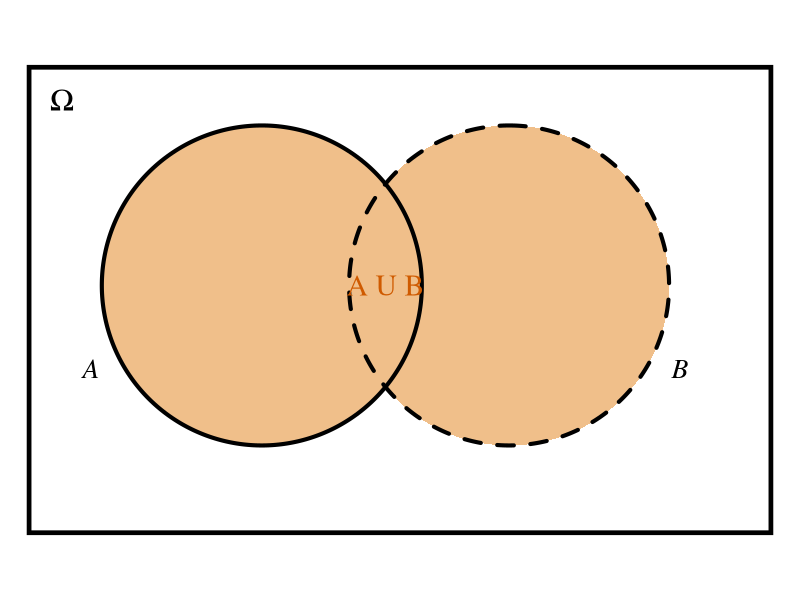
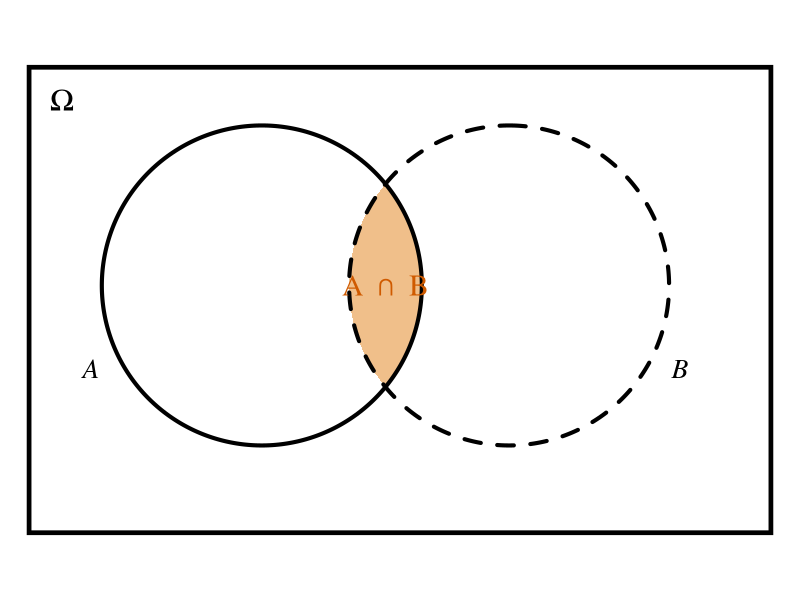
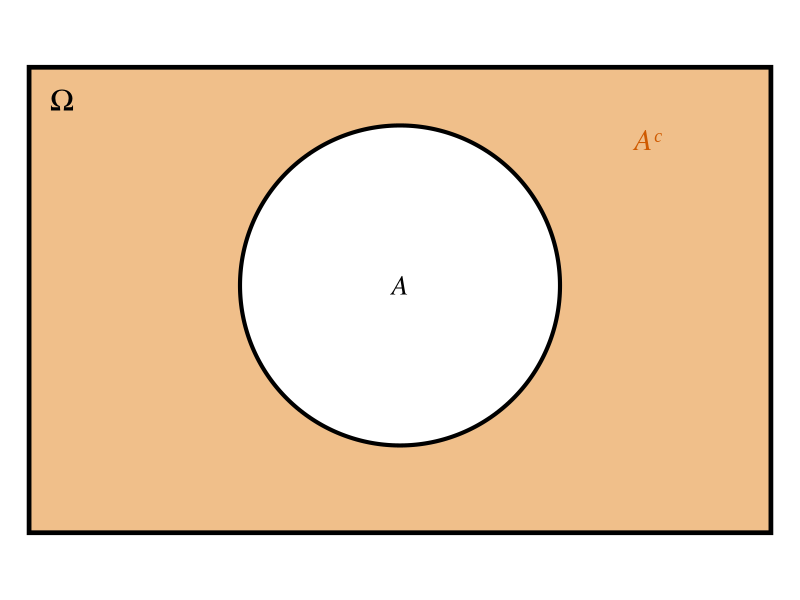
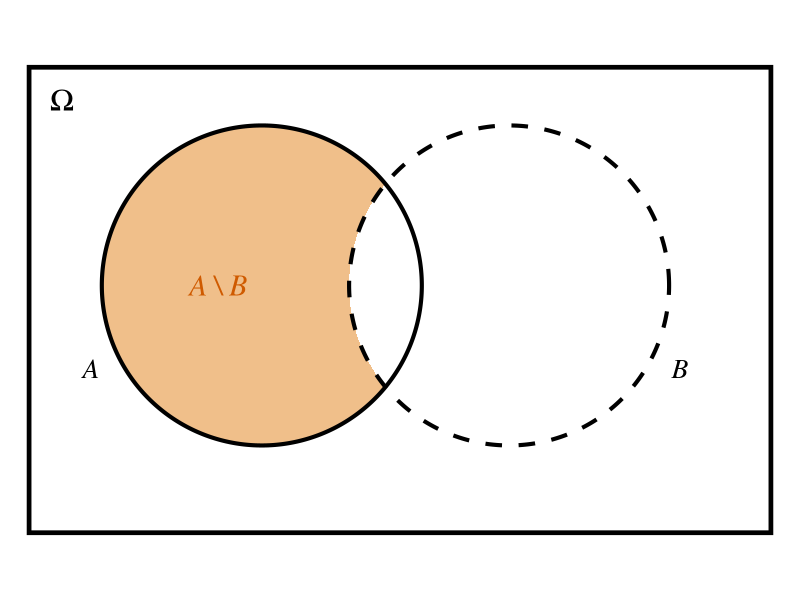
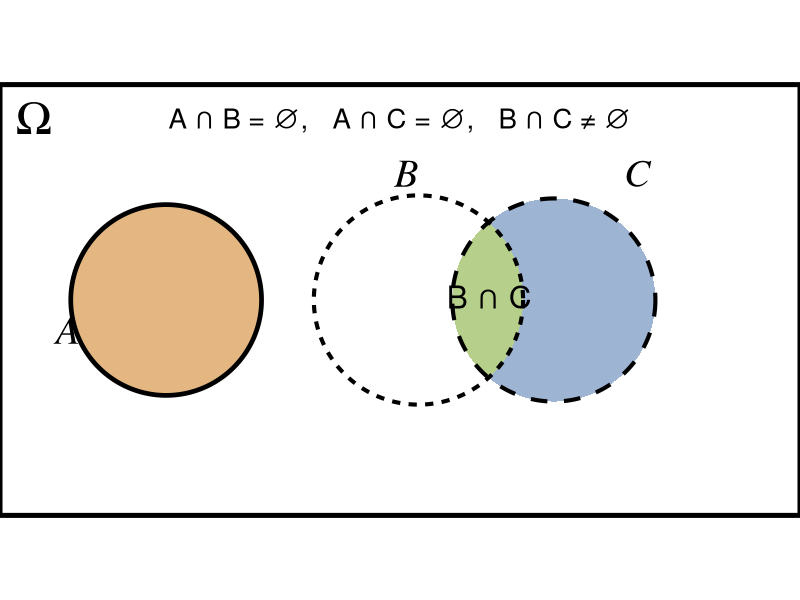
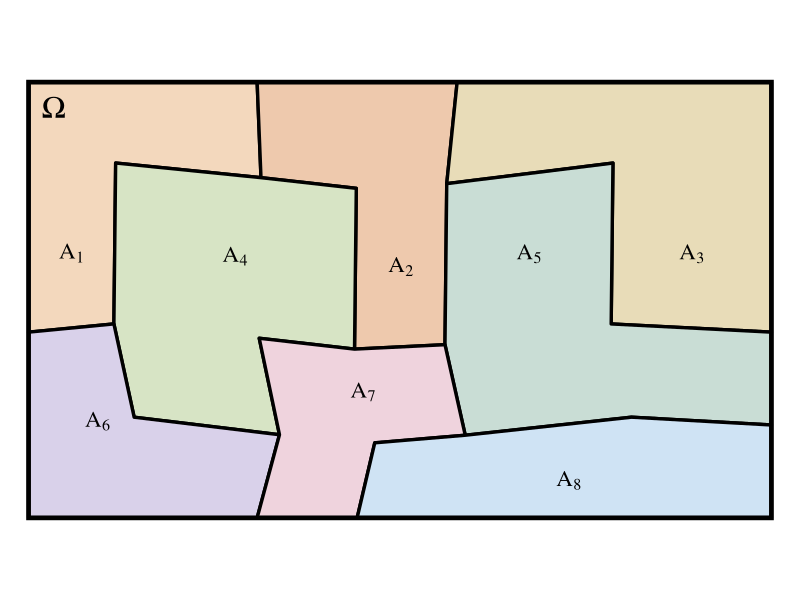
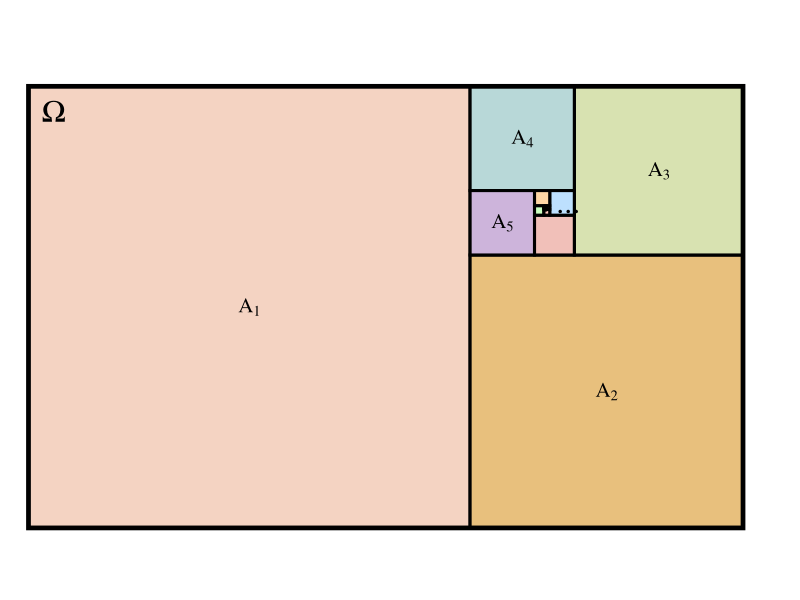
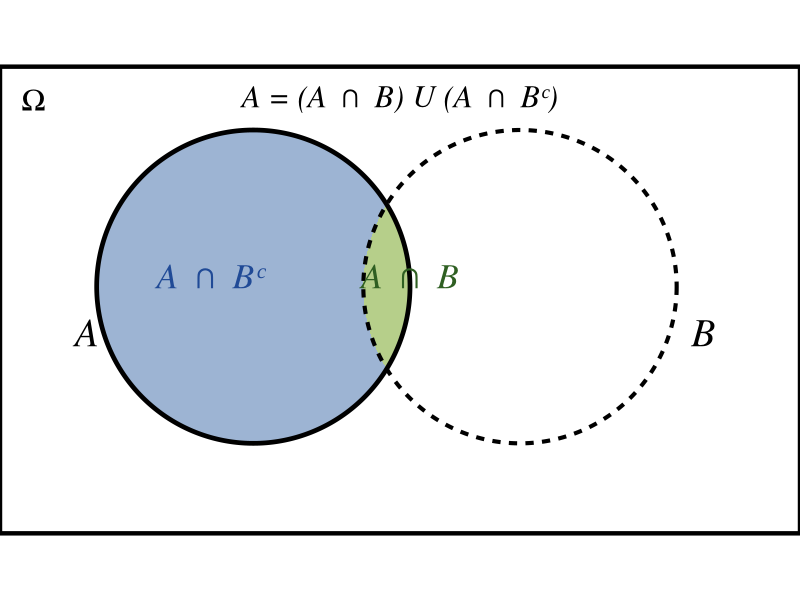

Here is the R script that generated these plots, in order:
## ---- chunk 1
#| fig-width: 10
#| fig-height: 6
#| out-width: 90%
#| fig-align: center
#| warning: false
#| message: false
#| fig-format: svg

library(ggplot2)
library(ggforce)
library(sf)

# Parâmetros geométricos
r   <- 2.2
A_x <- 3.6
B_x <- 7.0
y0  <- 3.8

ggplot() +
  # Espaço amostral
  annotate(
    "rect",
    xmin = 0.4, xmax = 10.6,
    ymin = 0.4, ymax = 6.8,
    fill = NA,
    color = "black",
    linewidth = 1.6
  ) +

  # União A ∪ B preenchida em laranja
  geom_circle(
    aes(x0 = A_x, y0 = y0, r = r),
    fill = "#f0bf8a",
    color = NA
  ) +
  geom_circle(
    aes(x0 = B_x, y0 = y0, r = r),
    fill = "#f0bf8a",
    color = NA
  ) +

  # Contornos dos conjuntos
  geom_circle(
    aes(x0 = A_x, y0 = y0, r = r),
    fill = NA,
    color = "black",
    linewidth = 1.4
  ) +
  geom_circle(
    aes(x0 = B_x, y0 = y0, r = r),
    fill = NA,
    color = "black",
    linewidth = 1.4,
    linetype = "dashed"
  ) +

  # Rótulos
  annotate("text", x = 0.85, y = 6.35, label = "Ω", size = 8, family = "serif") +
  annotate("text", x = A_x - 2.35, y = y0 - 1.15, label = "A", size = 7, family = "serif", fontface = "italic") +
  annotate("text", x = B_x + 2.35, y = y0 - 1.15, label = "B", size = 7, family = "serif", fontface = "italic") +
  annotate(
    "text",
    x = 5.3, y = 3.8,
    label = "A~'U'~B",
    parse = TRUE,
    color = "#cf5a00",
    size = 7.5,
    family = "serif"
  ) +

  coord_fixed(
    xlim = c(0, 11),
    ylim = c(0.2, 7),
    expand = FALSE
  ) +
  theme_void() +
  theme(
    plot.background  = element_rect(fill = "transparent", color = NA),
    panel.background = element_rect(fill = "transparent", color = NA)
  )
## ---- chunk 2
#| fig-width: 10
#| fig-height: 6
#| out-width: 90%
#| fig-align: center
#| warning: false
#| message: false
#| fig-format: svg

library(ggplot2)
library(ggforce)
library(sf)

# Parâmetros geométricos
r   <- 2.2
A_x <- 3.6
B_x <- 7.0
y0  <- 3.8

circle_points <- function(cx, cy, r, n = 500) {
  t <- seq(0, 2 * pi, length.out = n)
  cbind(cx + r * cos(t), cy + r * sin(t))
}

A_poly <- st_polygon(list(rbind(circle_points(A_x, y0, r), circle_points(A_x, y0, r)[1, ])))
B_poly <- st_polygon(list(rbind(circle_points(B_x, y0, r), circle_points(B_x, y0, r)[1, ])))

A_sf <- st_sf(geometry = st_sfc(A_poly))
B_sf <- st_sf(geometry = st_sfc(B_poly))
I_sf <- st_intersection(A_sf, B_sf)

ggplot() +
  annotate(
    "rect",
    xmin = 0.4, xmax = 10.6,
    ymin = 0.4, ymax = 6.8,
    fill = NA,
    color = "black",
    linewidth = 1.6
  ) +

  geom_sf(data = I_sf, fill = "#f0bf8a", color = NA) +

  geom_circle(
    aes(x0 = A_x, y0 = y0, r = r),
    fill = NA,
    color = "black",
    linewidth = 1.4
  ) +
  geom_circle(
    aes(x0 = B_x, y0 = y0, r = r),
    fill = NA,
    color = "black",
    linewidth = 1.4,
    linetype = "dashed"
  ) +

  annotate("text", x = 0.85, y = 6.35, label = "Ω", size = 8, family = "serif") +
  annotate("text", x = A_x - 2.35, y = y0 - 1.15, label = "A", size = 7, family = "serif", fontface = "italic") +
  annotate("text", x = B_x + 2.35, y = y0 - 1.15, label = "B", size = 7, family = "serif", fontface = "italic") +
  annotate(
    "text",
    x = 5.3, y = 3.8,
    label = "A~'\u2229'~B",
    parse = TRUE,
    color = "#cf5a00",
    size = 7.5,
    family = "serif"
  ) +

  coord_sf(
    xlim = c(0, 11),
    ylim = c(0.2, 7),
    expand = FALSE
  ) +
  theme_void() +
  theme(
    plot.background  = element_rect(fill = "transparent", color = NA),
    panel.background = element_rect(fill = "transparent", color = NA)
  )
## ---- chunk 3
#| fig-width: 10
#| fig-height: 6
#| out-width: 90%
#| fig-align: center
#| warning: false
#| message: false
#| fig-format: svg

library(ggplot2)
library(ggforce)

# Parâmetros geométricos
r   <- 2.2
A_x <- 5.5
y0  <- 3.8

ggplot() +
  # Região complementar preenchida
  annotate(
    "rect",
    xmin = 0.4, xmax = 10.6,
    ymin = 0.4, ymax = 6.8,
    fill = "#f0bf8a",
    color = NA
  ) +

  # "Furo" do conjunto A
  geom_circle(
    aes(x0 = A_x, y0 = y0, r = r),
    fill = "white",
    color = NA
  ) +

  # Contorno do espaço amostral
  annotate(
    "rect",
    xmin = 0.4, xmax = 10.6,
    ymin = 0.4, ymax = 6.8,
    fill = NA,
    color = "black",
    linewidth = 1.6
  ) +

  # Contorno de A
  geom_circle(
    aes(x0 = A_x, y0 = y0, r = r),
    fill = NA,
    color = "black",
    linewidth = 1.4
  ) +

  # Rótulos
  annotate("text", x = 0.85, y = 6.35, label = "Ω", size = 8, family = "serif") +
  annotate("text", x = A_x, y = y0, label = "A", size = 7, family = "serif", fontface = "italic") +
  annotate("text", x = 8.9, y = 5.8, label = "Aᶜ", size = 7.5, color = "#cf5a00", family="serif", fontface="italic") +

  coord_fixed(
    xlim = c(0, 11),
    ylim = c(0.2, 7),
    expand = FALSE
  ) +
  theme_void() +
  theme(
    plot.background  = element_rect(fill = "transparent", color = NA),
    panel.background = element_rect(fill = "transparent", color = NA)
  )
## ---- chunk 4
#| fig-width: 10
#| fig-height: 6
#| out-width: 90%
#| fig-align: center
#| warning: false
#| message: false
#| fig-format: svg

library(ggplot2)
library(sf)

# Parâmetros geométricos
r   <- 2.2
A_x <- 3.6
B_x <- 7.0
y0  <- 3.8

# Função para aproximar círculo por polígono
circle_points <- function(cx, cy, r, n = 500) {
  t <- seq(0, 2 * pi, length.out = n)
  cbind(cx + r * cos(t), cy + r * sin(t))
}

# Polígonos dos conjuntos
A_pts <- circle_points(A_x, y0, r)
B_pts <- circle_points(B_x, y0, r)

A_poly <- st_polygon(list(rbind(A_pts, A_pts[1, ])))
B_poly <- st_polygon(list(rbind(B_pts, B_pts[1, ])))

A_sf <- st_sf(geometry = st_sfc(A_poly))
B_sf <- st_sf(geometry = st_sfc(B_poly))

# Diferença A \ B
D_sf <- st_difference(A_sf, st_union(B_sf))

ggplot() +
  # Região destacada: A \ B
  geom_sf(
    data = D_sf,
    fill = "#f0bf8a",
    color = NA
  ) +

  # Contorno do espaço amostral
  annotate(
    "rect",
    xmin = 0.4, xmax = 10.6,
    ymin = 0.4, ymax = 6.8,
    fill = NA,
    color = "black",
    linewidth = 1.6
  ) +

  # Contornos de A e B
  geom_sf(
    data = A_sf,
    fill = NA,
    color = "black",
    linewidth = 1.4
  ) +
  geom_sf(
    data = B_sf,
    fill = NA,
    color = "black",
    linewidth = 1.4,
    linetype = "dashed"
  ) +

  # Rótulos
  annotate("text", x = 0.85, y = 6.35, label = "Ω", size = 8, family = "serif") +
  annotate("text", x = A_x - 2.35, y = y0 - 1.15, label = "A", size = 7, family = "serif", fontface = "italic") +
  annotate("text", x = B_x + 2.35, y = y0 - 1.15, label = "B", size = 7, family = "serif", fontface = "italic") +
  annotate(
    "text",
    x = 3.0, y = 3.8,
    label = "A \\ B",
    color = "#cf5a00",
    size = 7.5,family = "serif", fontface = "italic"
  ) +

  coord_sf(
    xlim = c(0, 11),
    ylim = c(0.2, 7),
    expand = FALSE
  ) +
  theme_void() +
  theme(
    plot.background  = element_rect(fill = "transparent", color = NA),
    panel.background = element_rect(fill = "transparent", color = NA)
  )
## ---- chunk 5
#| label: fig-conjuntos-disjuntos
#| fig-width: 10
#| fig-height: 6
#| out-width: 90%
#| fig-align: center
#| warning: false
#| message: false
#| fig-format: svg

library(ggplot2)
library(sf)

# Janela da figura
xmin <- 0
xmax <- 13
ymin <- 0
ymax <- 7

# Centros e raios
A_center <- c(2.7, 3.5)
B_center <- c(6.8, 3.5)
C_center <- c(9.0, 3.5)

rA <- 1.55
rB <- 1.70
rC <- 1.65

# Círculos
A <- st_sfc(st_point(A_center)) |> st_buffer(dist = rA, nQuadSegs = 300)
B <- st_sfc(st_point(B_center)) |> st_buffer(dist = rB, nQuadSegs = 300)
C <- st_sfc(st_point(C_center)) |> st_buffer(dist = rC, nQuadSegs = 300)

# Regiões úteis
BC     <- st_intersection(B, C)
C_only <- st_difference(C, st_union(B))

# Objetos sf
A_sf      <- st_sf(set = "A", geometry = A)
B_sf      <- st_sf(set = "B", geometry = B)
C_sf      <- st_sf(set = "C", geometry = C)
BC_sf     <- st_sf(region = "BcapC", geometry = BC)
C_only_sf <- st_sf(region = "Conly", geometry = C_only)

ggplot() +
  # Conjunto A
  geom_sf(
    data = A_sf,
    fill = "#e4b782",
    color = NA
  ) +

  # Parte de C fora de B
  geom_sf(
    data = C_only_sf,
    fill = "#9db4d3",
    color = NA
  ) +

  # Interseção B ∩ C
  geom_sf(
    data = BC_sf,
    fill = "#b6cf8a",
    color = NA
  ) +

  # Contorno de A
  geom_sf(
    data = A_sf,
    fill = NA,
    color = "black",
    linewidth = 1.6
  ) +

  # Contorno de B
  geom_sf(
    data = B_sf,
    fill = NA,
    color = "black",
    linewidth = 1.4,
    linetype = "22"
  ) +

  # Contorno de C
  geom_sf(
    data = C_sf,
    fill = NA,
    color = "black",
    linewidth = 1.4,
    linetype = "44"
  ) +

  # Moldura de Ω
  annotate(
    "rect",
    xmin = xmin, xmax = xmax,
    ymin = ymin, ymax = ymax,
    fill = NA,
    color = "black",
    linewidth = 1.7
  ) +

  # Relações no topo (Unicode)
  annotate(
    "text",
    x = 6.5, y = 6.45,
    label = "A ∩ B = ∅,   A ∩ C = ∅,   B ∩ C ≠ ∅",
    family = "sans",
    size = 7
  ) +

  # Rótulo de Ω
  annotate(
    "text",
    x = 0.55, y = 6.45,
    label = "Ω",
    family = "serif",
    size = 12
  ) +

  # Rótulos dos conjuntos
  annotate(
    "text",
    x = 1.1, y = 3.0,
    label = "A",
    family = "serif",
    fontface = "italic",
    size = 10
  ) +
  annotate(
    "text",
    x = 6.6, y = 5.55,
    label = "B",
    family = "serif",
    fontface = "italic",
    size = 10
  ) +
  annotate(
    "text",
    x = 10.35, y = 5.55,
    label = "C",
    family = "serif",
    fontface = "italic",
    size = 10
  ) +

  # Rótulo da interseção
  annotate(
    "text",
    x = 7.95, y = 3.55,
    label = "B ∩ C",
    family = "sans",
    size = 8
  ) +

  coord_sf(
    xlim = c(xmin, xmax),
    ylim = c(ymin, ymax),
    expand = FALSE,
    clip = "off"
  ) +
  theme_void() +
  theme(
    plot.background  = element_rect(fill = "transparent", color = NA),
    panel.background = element_rect(fill = "transparent", color = NA)
  )
## ---- chunk 6
#| fig-width: 10
#| fig-height: 6
#| out-width: 90%
#| fig-align: center
#| warning: false
#| message: false
#| fig-format: svg

library(ggplot2)
library(sf)

# Limites do espaço amostral
xmin <- 0.4
xmax <- 10.8
ymin <- 0.5
ymax <- 6.6

# Linhas-base de uma malha irregular
x_base <- c(0.4, 1.7, 3.6, 5.0, 6.4, 8.7, 10.8)
y_base <- c(0.5, 1.8, 3.1, 5.2, 6.6)

cols <- length(x_base) - 1
rows <- length(y_base) - 1

# Nós da malha
nodes <- expand.grid(col = 1:(cols + 1), row = 1:(rows + 1))
nodes$x <- x_base[nodes$col]
nodes$y <- y_base[nodes$row]

# Deformação suave apenas nos nós internos
internal <- with(nodes, col > 1 & col < cols + 1 & row > 1 & row < rows + 1)

nodes$x[internal] <- nodes$x[internal] +
  0.22 * sin(1.15 * nodes$y[internal]) -
  0.12 * cos(0.85 * nodes$x[internal])

nodes$y[internal] <- nodes$y[internal] +
  0.18 * sin(0.90 * nodes$x[internal]) +
  0.10 * cos(1.30 * nodes$y[internal])

# Função auxiliar: coordenadas de um nó
node_xy <- function(col, row) {
  as.numeric(nodes[nodes$col == col & nodes$row == row, c("x", "y")])
}

# Função auxiliar: polígono de uma célula da malha
cell_polygon <- function(col, row) {
  pts <- rbind(
    node_xy(col,     row),
    node_xy(col + 1, row),
    node_xy(col + 1, row + 1),
    node_xy(col,     row + 1),
    node_xy(col,     row)
  )
  st_polygon(list(pts))
}

# Partição em 8 conjuntos (linhas de cima para baixo)
group_top <- matrix(c(
  1, 1, 2, 2, 3, 3,
  1, 4, 4, 2, 5, 3,
  6, 4, 7, 7, 5, 5,
  6, 6, 7, 8, 8, 8
), nrow = rows, byrow = TRUE)

# Células da malha com seus grupos
cells <- expand.grid(col = 1:cols, row = 1:rows)

# Como row=1 é a faixa de baixo, invertemos para casar com group_top
cells$group <- mapply(
  function(col, row) group_top[rows - row + 1, col],
  cells$col, cells$row
)

cell_geoms <- lapply(seq_len(nrow(cells)), function(i) {
  cell_polygon(cells$col[i], cells$row[i])
})

cells_sf <- st_sf(
  group = cells$group,
  geometry = st_sfc(cell_geoms)
)

# União das células de cada grupo
part_geoms <- lapply(1:8, function(k) {
  st_union(st_geometry(cells_sf[cells_sf$group == k, ]))[[1]]
})

parts_sf <- st_sf(
  group = factor(1:8),
  label = paste0("A[", 1:8, "]"),
  geometry = st_sfc(part_geoms)
)

# Posições dos rótulos
label_pts <- st_point_on_surface(parts_sf)
labels_df <- cbind(
  st_drop_geometry(parts_sf),
  st_coordinates(label_pts)
)

# Cores suaves
fills <- c(
  "#f3d8bd", "#eec9ad", "#e8dcb8", "#d7e4c5",
  "#c9ddd5", "#d9d1ea", "#efd3dd", "#cfe3f4"
)

ggplot() +
  # Regiões da partição
  geom_sf(
    data = parts_sf,
    aes(fill = group),
    color = "black",
    linewidth = 1.15
  ) +

  # Contorno externo de Omega
  annotate(
    "rect",
    xmin = xmin, xmax = xmax,
    ymin = ymin, ymax = ymax,
    fill = NA,
    color = "black",
    linewidth = 1.6
  ) +

  # Rótulo de Omega
  annotate(
    "text",
    x = xmin + 0.35, y = ymax - 0.35,
    label = "Ω",
    size = 8,
    family = "serif"
  ) +

  # Rótulos dos conjuntos
  geom_text(
    data = labels_df,
    aes(x = X, y = Y, label = label),
    parse = TRUE,
    family = "serif",
    fontface = "italic",
    size = 5.8
  ) +

  scale_fill_manual(values = fills) +
  coord_sf(
    xlim = c(0, 11.2),
    ylim = c(0.2, 6.9),
    expand = FALSE
  ) +
  theme_void() +
  theme(
    legend.position = "none",
    plot.background  = element_rect(fill = "transparent", color = NA),
    panel.background = element_rect(fill = "transparent", color = NA)
  )
## ---- chunk 7
#| fig-width: 10
#| fig-height: 6.2
#| out-width: 90%
#| fig-align: center
#| warning: false
#| message: false
#| fig-format: svg

library(ggplot2)

phi <- (1 + sqrt(5)) / 2

# Dimensões do retângulo áureo (o espaço amostral)
H <- 6.2
W <- phi * H
x0 <- 0.4
y0 <- 0.4

# Número de conjuntos exibidos na aproximação visual
n_terms <- 18

# Direções sucessivas da decomposição:
# esquerda, baixo, direita, cima, ...
dirs <- rep(c("L", "B", "R", "T"), length.out = n_terms)

# Função para gerar pontos de um arco
arc_points <- function(cx, cy, r, a1, a2, n = 200) {
  t <- seq(a1, a2, length.out = n)
  data.frame(
    x = cx + r * cos(t),
    y = cy + r * sin(t)
  )
}

# Retângulo restante a cada etapa
x <- x0
y <- y0
w <- W
h <- H

pieces <- vector("list", n_terms)
arcs   <- vector("list", n_terms)

for (i in seq_len(n_terms)) {
  dir <- dirs[i]
  
  # lado do quadrado atual
  s <- if (dir %in% c("L", "R")) h else w
  
  if (dir == "L") {
    sqx <- x
    sqy <- y
    
    cx <- x
    cy <- y
    a1 <- pi / 2
    a2 <- 0
    
    x <- x + s
    w <- w - s
  }
  
  if (dir == "B") {
    sqx <- x
    sqy <- y
    
    cx <- x + s
    cy <- y
    a1 <- pi
    a2 <- pi / 2
    
    y <- y + s
    h <- h - s
  }
  
  if (dir == "R") {
    sqx <- x + w - s
    sqy <- y
    
    cx <- x + w
    cy <- y + s
    a1 <- -pi / 2
    a2 <- -pi
    
    w <- w - s
  }
  
  if (dir == "T") {
    sqx <- x
    sqy <- y + h - s
    
    cx <- x
    cy <- y + h
    a1 <- 0
    a2 <- -pi / 2
    
    h <- h - s
  }
  
  pieces[[i]] <- data.frame(
    i = i,
    xmin = sqx,
    xmax = sqx + s,
    ymin = sqy,
    ymax = sqy + s,
    s = s,
    label_x = sqx + s / 2,
    label_y = sqy + s / 2
  )
  
  arcs[[i]] <- cbind(
    arc_points(cx, cy, s, a1, a2),
    i = i
  )
}

parts_df  <- do.call(rbind, pieces)
spiral_df <- do.call(rbind, arcs)

# Ponto-limite da construção (aproximado pelo retângulo remanescente)
limit_pt <- data.frame(
  x = x + w / 2,
  y = y + h / 2
)

# Rótulos só nos conjuntos maiores
labels_df <- subset(parts_df, s > 0.75)
labels_df$label <- paste0("A[", labels_df$i, "]")

# Cores diferentes para cada peça
fills <- c(
  "#f4d3c2", "#e8c07d", "#d8e2b1", "#b8d8d8", "#cdb4db", "#f1c0b9",
  "#bde0fe", "#ffd6a5", "#caffbf", "#fec5bb", "#a0c4ff", "#fdffb6",
  "#d0f4de", "#e4c1f9", "#ffcad4", "#cdeac0", "#fff1b6", "#b5ead7"
)

parts_df$fill <- fills[parts_df$i]

ggplot() +
  # Conjuntos da partição
  geom_rect(
    data = parts_df,
    aes(xmin = xmin, xmax = xmax, ymin = ymin, ymax = ymax, fill = fill),
    color = "black",
    linewidth = 1.05
  ) +
  
  # Arcos da espiral com alpha menor
  geom_path(
    data = spiral_df,
    aes(x = x, y = y, group = i),
    linewidth = 1.15,
    color = "#8c4b00",
    alpha = 0.0
  ) +
  
  # Contorno externo de Omega
  annotate(
    "rect",
    xmin = x0, xmax = x0 + W,
    ymin = y0, ymax = y0 + H,
    fill = NA,
    color = "black",
    linewidth = 1.6
  ) +
  
  # Rótulo de Omega
  annotate(
    "text",
    x = x0 + 0.35, y = y0 + H - 0.35,
    label = "Ω",
    size = 8,
    family = "serif"
  ) +
  
  # Rótulos dos primeiros conjuntos
  geom_text(
    data = labels_df,
    aes(x = label_x, y = label_y, label = label),
    parse = TRUE,
    family = "serif",
    fontface = "italic",
    size = 5.3
  ) +
  
  # Indicação de continuidade infinita
  geom_point(
    data = limit_pt,
    aes(x = x, y = y),
    size = 1.6
  ) +
  annotate(
    "text",
    x = limit_pt$x + 0.32,
    y = limit_pt$y + 0.08,
    label = "...",
    size = 8,
    family = "serif"
  ) +
  
  scale_fill_identity() +
  coord_fixed(
    xlim = c(0, x0 + W + 0.8),
    ylim = c(0.2, y0 + H + 0.4),
    expand = FALSE
  ) +
  theme_void() +
  theme(
    plot.background  = element_rect(fill = "transparent", color = NA),
    panel.background = element_rect(fill = "transparent", color = NA)
  )
## ---- chunk 8
#| label: fig-identidade-a
#| fig-width: 10
#| fig-height: 6
#| out-width: 90%
#| fig-align: center
#| warning: false
#| message: false
#| fig-format: svg

library(ggplot2)
library(sf)

# Janela da figura
xmin <- 0
xmax <- 12
ymin <- 0
ymax <- 7

# Círculos A e B
A_center <- c(3.8, 3.7)
B_center <- c(7.8, 3.7)
r <- 2.35

A <- st_sfc(st_point(A_center)) |> st_buffer(dist = r, nQuadSegs = 200)
B <- st_sfc(st_point(B_center)) |> st_buffer(dist = r, nQuadSegs = 200)

# Regiões da identidade
AcapB  <- st_intersection(A, B)
AcapBc <- st_difference(A, st_union(B))

# Objetos sf para plotagem
A_sf      <- st_sf(set = "A", geometry = A)
B_sf      <- st_sf(set = "B", geometry = B)
AcapB_sf  <- st_sf(region = "A∩B", geometry = AcapB)
AcapBc_sf <- st_sf(region = "A∩Bc", geometry = AcapBc)

ggplot() +
  # Região A ∩ B^c
  geom_sf(
    data = AcapBc_sf,
    fill = "#9db4d3",
    color = NA
  ) +

  # Região A ∩ B
  geom_sf(
    data = AcapB_sf,
    fill = "#b6cf8a",
    color = NA
  ) +

  # Contorno de A
  geom_sf(
    data = A_sf,
    fill = NA,
    color = "black",
    linewidth = 1.6
  ) +

  # Contorno de B
  geom_sf(
    data = B_sf,
    fill = NA,
    color = "black",
    linewidth = 1.4,
    linetype = "22"
  ) +

  # Moldura de Omega
  annotate(
    "rect",
    xmin = xmin, xmax = xmax,
    ymin = ymin, ymax = ymax,
    fill = NA,
    color = "black",
    linewidth = 1.5
  ) +

  # Título da identidade
  annotate(
    "text",
    x = 6.0, y = 6.55,
    label = "A = (A ∩ B) U (A ∩ Bᶜ)",
    family = "serif",
    fontface = "italic",
    size = 8
  ) +

  # Rótulo de Omega
  annotate(
    "text",
    x = 0.5, y = 6.5,
    label = "Ω",
    family = "serif",
    size = 8
  ) +

  # Rótulos dos conjuntos
  annotate(
    "text",
    x = 1.3, y = 3.0,
    label = "A",
    family = "serif",
    fontface = "italic",
    size = 10
  ) +
  annotate(
    "text",
    x = 10.55, y = 3.0,
    label = "B",
    family = "serif",
    fontface = "italic",
    size = 10
  ) +

  # Rótulos internos
  annotate(
    "text",
    x = 3.15, y = 3.85,
    label = "A ∩ Bᶜ",
    family = "serif",
    fontface = "italic",
    color = "#204a96",
    size = 9
  ) +
  annotate(
    "text",
    x = 6.15, y = 3.85,
    label = "A ∩ B",
    family = "serif",
    fontface = "italic",
    color = "#2f5f22",
    size = 9
  ) +

  coord_sf(
    xlim = c(xmin, xmax),
    ylim = c(ymin, ymax),
    expand = FALSE,
    clip = "off"
  ) +
  theme_void() +
  theme(
    plot.background  = element_rect(fill = "transparent", color = NA),
    panel.background = element_rect(fill = "transparent", color = NA)
  )
